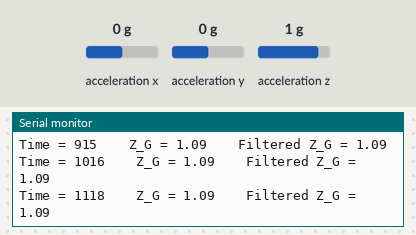
A sketch run on a simulated Arduino Zero (SAMD21). On the bench: the last lines printed to the serial monitor. The inputs (shaded band) are chosen by the test bench; at power-on: acceleration z 1 g, acceleration x 0 g, acceleration y 0 g.

Above: at 1.2 s.
1.3 s: acceleration z set to -1.4 g
At 1.33 s:
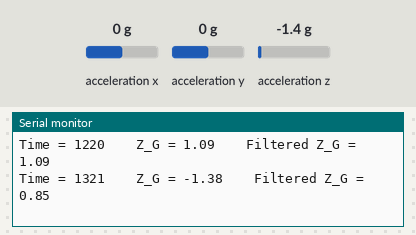
2.8 s: acceleration z set to -0.8 g
At 2.85 s:
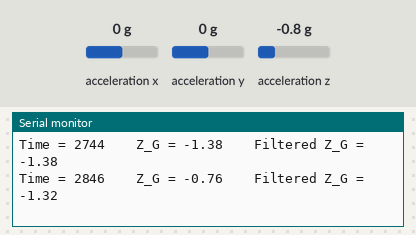
Timing chart, 0 to 5.8 s (numbered marks = the images above; inputs shaded):
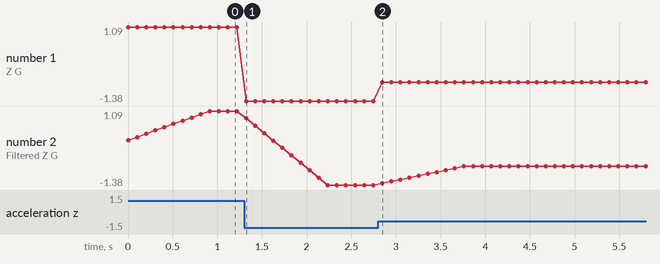

The sketch:

filter_ZGs.ino
```cpp
// Code for Lab 3 part 1 moving average filter
//I think it works correctly
//Callie Branyan 4/22/2019

#include <Wire.h>
#include <SPI.h>
#include <Adafruit_LIS3DH.h>
#include <Adafruit_Sensor.h>

// Used for software SPI
#define LIS3DH_CLK 13
#define LIS3DH_MISO 12
#define LIS3DH_MOSI 11
// Used for hardware & software SPI
#define LIS3DH_CS 10

// software SPI
//Adafruit_LIS3DH lis = Adafruit_LIS3DH(LIS3DH_CS, LIS3DH_MOSI, LIS3DH_MISO, LIS3DH_CLK);
// hardware SPI
//Adafruit_LIS3DH lis = Adafruit_LIS3DH(LIS3DH_CS);
// I2C
Adafruit_LIS3DH lis = Adafruit_LIS3DH();

#if defined(ARDUINO_ARCH_SAMD)
// for Zero, output on USB Serial console, remove line below if using programming port to program the Zero!
   #define Serial SerialUSB
#endif

float z_volt, z_volt_avg;
float z_g, z_g_avg;

unsigned long t;

const int numReadings = 10;

float readings[numReadings];      // the readings from the analog input
int readIndex = 0;              // the index of the current reading
float total = 0.0;                  // the running total
float average = 0.0;                // the average

void setup(void) {
#ifndef ESP8266
  while (!Serial);     // will pause Zero, Leonardo, etc until serial console opens
#endif

  Serial.begin(9600);
  Serial.println("LIS3DH test!");

  if (! lis.begin(0x18)) {   // change this to 0x19 for alternative i2c address
    Serial.println("Couldnt start");
    while (1);
  }
  Serial.println("LIS3DH found!");

  lis.setRange(LIS3DH_RANGE_2_G);   // 2, 4, 8 or 16 G!

  Serial.print("Range = "); Serial.print(2 << lis.getRange());
  Serial.println("G");

    // initialize all the readings to 0:
  for (int thisReading = 0; thisReading < numReadings; thisReading++) {
    readings[thisReading] = 0;
  }
}

void loop() {
  t = millis();
  lis.read();      // get X Y and Z data at once in bits

// Convert raw data from bits to volts
  z_volt = (3.3/65536) * lis.z + 1.65;

// Convert from volts to g's
  z_g = (z_volt)/0.8 - 2;

// subtract the last reading:
  total = total - readings[readIndex];
// read from the sensor:
  readings[readIndex] = z_g;
// add the reading to the total:
  total = total + readings[readIndex];
// advance to the next position in the array:
  readIndex = readIndex + 1;

// if we're at the end of the array...
  if (readIndex >= numReadings) {
    // ...wrap around to the beginning:
    readIndex = 0;
  }

// calculate the average:
  average = total / numReadings;

  Serial.print("Time = ");
  Serial.print(t);
  Serial.print("  \tZ_G = ");
  Serial.print(z_g);
  Serial.print("  \tFiltered Z_G = ");
  Serial.println(average);
  delay(1);        // delay in between reads for stability

//
  delay(100);
}
```

Measured:
- after the input at 1.3 s, the serial monitor: prints a new line at once (image 1)
- plotted number 1: 1.09 → -1.38 after the input at 1.3 s
- plotted number 2: 1.09 → -1.38 after the input at 1.3 s
